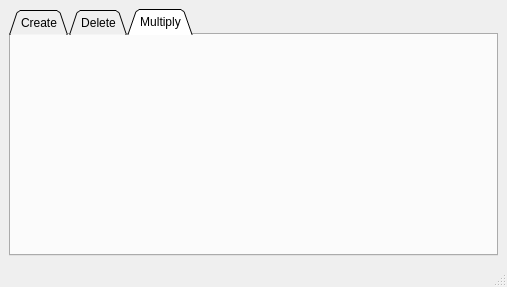
<?xml version="1.0" encoding="UTF-8"?>
<ui version="4.0">
 <class>CreaterFilesPage</class>
 <widget class="QMainWindow" name="CreaterFilesPage">
  <property name="geometry">
   <rect>
    <x>0</x>
    <y>0</y>
    <width>507</width>
    <height>287</height>
   </rect>
  </property>
  <property name="windowTitle">
   <string>MainWindow</string>
  </property>
  <widget class="QWidget" name="centralwidget">
   <layout class="QHBoxLayout" name="horizontalLayout_10">
    <item>
     <widget class="QTabWidget" name="tabWidget">
      <property name="tabPosition">
       <enum>QTabWidget::TabPosition::North</enum>
      </property>
      <property name="tabShape">
       <enum>QTabWidget::TabShape::Triangular</enum>
      </property>
      <property name="currentIndex">
       <number>2</number>
      </property>
      <property name="elideMode">
       <enum>Qt::TextElideMode::ElideNone</enum>
      </property>
      <widget class="QWidget" name="tab_create">
       <attribute name="title">
        <string>Create</string>
       </attribute>
       <layout class="QHBoxLayout" name="horizontalLayout_5">
        <item>
         <layout class="QVBoxLayout" name="verticalLayout_2">
          <item>
           <spacer name="verticalSpacer">
            <property name="orientation">
             <enum>Qt::Orientation::Vertical</enum>
            </property>
            <property name="sizeHint" stdset="0">
             <size>
              <width>20</width>
              <height>40</height>
             </size>
            </property>
           </spacer>
          </item>
          <item>
           <layout class="QHBoxLayout" name="horizontalLayout_4">
            <item>
             <spacer name="horizontalSpacer_4">
              <property name="orientation">
               <enum>Qt::Orientation::Horizontal</enum>
              </property>
              <property name="sizeHint" stdset="0">
               <size>
                <width>40</width>
                <height>20</height>
               </size>
              </property>
             </spacer>
            </item>
            <item>
             <layout class="QVBoxLayout" name="verticalLayout">
              <item>
               <layout class="QHBoxLayout" name="horizontalLayout_2">
                <item>
                 <widget class="QLabel" name="label">
                  <property name="text">
                   <string>Path</string>
                  </property>
                 </widget>
                </item>
                <item>
                 <widget class="QLineEdit" name="path"/>
                </item>
               </layout>
              </item>
              <item>
               <layout class="QHBoxLayout" name="horizontalLayout">
                <item>
                 <spacer name="horizontalSpacer">
                  <property name="orientation">
                   <enum>Qt::Orientation::Horizontal</enum>
                  </property>
                  <property name="sizeHint" stdset="0">
                   <size>
                    <width>40</width>
                    <height>20</height>
                   </size>
                  </property>
                 </spacer>
                </item>
                <item>
                 <widget class="QRadioButton" name="radioButton_File">
                  <property name="text">
                   <string>File</string>
                  </property>
                 </widget>
                </item>
                <item>
                 <spacer name="horizontalSpacer_2">
                  <property name="orientation">
                   <enum>Qt::Orientation::Horizontal</enum>
                  </property>
                  <property name="sizeHint" stdset="0">
                   <size>
                    <width>40</width>
                    <height>20</height>
                   </size>
                  </property>
                 </spacer>
                </item>
                <item>
                 <widget class="QRadioButton" name="radioButton_Dir">
                  <property name="text">
                   <string>Directory</string>
                  </property>
                 </widget>
                </item>
                <item>
                 <spacer name="horizontalSpacer_3">
                  <property name="orientation">
                   <enum>Qt::Orientation::Horizontal</enum>
                  </property>
                  <property name="sizeHint" stdset="0">
                   <size>
                    <width>40</width>
                    <height>20</height>
                   </size>
                  </property>
                 </spacer>
                </item>
               </layout>
              </item>
              <item>
               <layout class="QHBoxLayout" name="horizontalLayout_3">
                <item>
                 <spacer name="horizontalSpacer_5">
                  <property name="orientation">
                   <enum>Qt::Orientation::Horizontal</enum>
                  </property>
                  <property name="sizeHint" stdset="0">
                   <size>
                    <width>40</width>
                    <height>20</height>
                   </size>
                  </property>
                 </spacer>
                </item>
                <item>
                 <widget class="QPushButton" name="create">
                  <property name="text">
                   <string>Create</string>
                  </property>
                 </widget>
                </item>
               </layout>
              </item>
             </layout>
            </item>
            <item>
             <spacer name="horizontalSpacer_6">
              <property name="orientation">
               <enum>Qt::Orientation::Horizontal</enum>
              </property>
              <property name="sizeHint" stdset="0">
               <size>
                <width>40</width>
                <height>20</height>
               </size>
              </property>
             </spacer>
            </item>
           </layout>
          </item>
          <item>
           <spacer name="verticalSpacer_2">
            <property name="orientation">
             <enum>Qt::Orientation::Vertical</enum>
            </property>
            <property name="sizeHint" stdset="0">
             <size>
              <width>20</width>
              <height>40</height>
             </size>
            </property>
           </spacer>
          </item>
         </layout>
        </item>
       </layout>
      </widget>
      <widget class="QWidget" name="tab_delete">
       <attribute name="title">
        <string>Delete</string>
       </attribute>
       <layout class="QVBoxLayout" name="verticalLayout_5">
        <item>
         <layout class="QVBoxLayout" name="verticalLayout_3">
          <item>
           <spacer name="verticalSpacer_3">
            <property name="orientation">
             <enum>Qt::Orientation::Vertical</enum>
            </property>
            <property name="sizeHint" stdset="0">
             <size>
              <width>20</width>
              <height>40</height>
             </size>
            </property>
           </spacer>
          </item>
          <item>
           <layout class="QHBoxLayout" name="horizontalLayout_6">
            <item>
             <spacer name="horizontalSpacer_7">
              <property name="orientation">
               <enum>Qt::Orientation::Horizontal</enum>
              </property>
              <property name="sizeHint" stdset="0">
               <size>
                <width>40</width>
                <height>20</height>
               </size>
              </property>
             </spacer>
            </item>
            <item>
             <layout class="QVBoxLayout" name="verticalLayout_4">
              <item>
               <layout class="QHBoxLayout" name="horizontalLayout_7">
                <item>
                 <widget class="QLabel" name="label_2">
                  <property name="text">
                   <string>Path</string>
                  </property>
                 </widget>
                </item>
                <item>
                 <widget class="QLineEdit" name="path_delete"/>
                </item>
               </layout>
              </item>
              <item>
               <layout class="QHBoxLayout" name="horizontalLayout_8">
                <item>
                 <spacer name="horizontalSpacer_8">
                  <property name="orientation">
                   <enum>Qt::Orientation::Horizontal</enum>
                  </property>
                  <property name="sizeHint" stdset="0">
                   <size>
                    <width>40</width>
                    <height>20</height>
                   </size>
                  </property>
                 </spacer>
                </item>
                <item>
                 <widget class="QRadioButton" name="radioButton_File_delete">
                  <property name="text">
                   <string>File</string>
                  </property>
                 </widget>
                </item>
                <item>
                 <spacer name="horizontalSpacer_9">
                  <property name="orientation">
                   <enum>Qt::Orientation::Horizontal</enum>
                  </property>
                  <property name="sizeHint" stdset="0">
                   <size>
                    <width>40</width>
                    <height>20</height>
                   </size>
                  </property>
                 </spacer>
                </item>
                <item>
                 <widget class="QRadioButton" name="radioButton_Dir_delete">
                  <property name="text">
                   <string>Directory</string>
                  </property>
                 </widget>
                </item>
                <item>
                 <spacer name="horizontalSpacer_10">
                  <property name="orientation">
                   <enum>Qt::Orientation::Horizontal</enum>
                  </property>
                  <property name="sizeHint" stdset="0">
                   <size>
                    <width>40</width>
                    <height>20</height>
                   </size>
                  </property>
                 </spacer>
                </item>
               </layout>
              </item>
              <item>
               <layout class="QHBoxLayout" name="horizontalLayout_9">
                <item>
                 <spacer name="horizontalSpacer_11">
                  <property name="orientation">
                   <enum>Qt::Orientation::Horizontal</enum>
                  </property>
                  <property name="sizeHint" stdset="0">
                   <size>
                    <width>40</width>
                    <height>20</height>
                   </size>
                  </property>
                 </spacer>
                </item>
                <item>
                 <widget class="QPushButton" name="delete_btn">
                  <property name="text">
                   <string>Delete</string>
                  </property>
                 </widget>
                </item>
               </layout>
              </item>
             </layout>
            </item>
            <item>
             <spacer name="horizontalSpacer_12">
              <property name="orientation">
               <enum>Qt::Orientation::Horizontal</enum>
              </property>
              <property name="sizeHint" stdset="0">
               <size>
                <width>40</width>
                <height>20</height>
               </size>
              </property>
             </spacer>
            </item>
           </layout>
          </item>
          <item>
           <spacer name="verticalSpacer_4">
            <property name="orientation">
             <enum>Qt::Orientation::Vertical</enum>
            </property>
            <property name="sizeHint" stdset="0">
             <size>
              <width>20</width>
              <height>40</height>
             </size>
            </property>
           </spacer>
          </item>
         </layout>
        </item>
       </layout>
      </widget>
      <widget class="QWidget" name="tab">
       <attribute name="title">
        <string>Multiply</string>
       </attribute>
      </widget>
     </widget>
    </item>
   </layout>
  </widget>
  <widget class="QMenuBar" name="menubar">
   <property name="geometry">
    <rect>
     <x>0</x>
     <y>0</y>
     <width>507</width>
     <height>21</height>
    </rect>
   </property>
  </widget>
  <widget class="QStatusBar" name="statusbar"/>
 </widget>
 <resources/>
 <connections/>
</ui>
